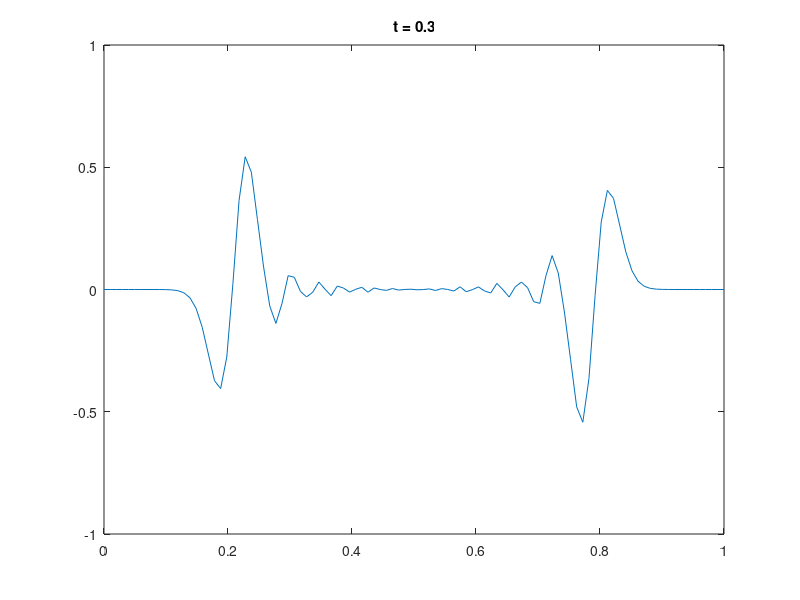

Reproduce this figure in MATLAB.
%% Main parameters
C = 1;
L = 1;
T = .3;

Nx = 101;
nu = .1; % nu = C * tau / h

%% Secondary parameters
x = linspace(0, L, Nx + 1);
h = x(2) - x(1);

tau = nu * h / C;
Nt = ceil(T/tau) + 1;

u_0 = sin(x*2*pi/L);
sub_ind = x >= .45*L & x <= .55*L;
xsub = x(sub_ind);
u_0 = zeros(size(x));
u_0(sub_ind) = sin((xsub-L/2)*20/L*pi);

u_tau = u_0;
% figure(1)
% plot(x, u_0)

%% Transition matrices
U_next = (1+nu^2)*eye(Nx) + ...
    diag(-nu^2/2 * ones(Nx-1, 1), 1) + ...
    diag(-nu^2/2 * ones(Nx-1, 1),-1);
U_now = -2*eye(Nx);

%% Periodic border condition
U_now(1, end) = -nu^2;
U_now(end, 1) = -nu^2;

U_prev = U_next;

%% Integration
U = zeros(Nt, Nx);
U(1, :) = u_0(1 : end-1);
U(2, :) = u_tau(1 : end-1);

for k = 3 : Nt
    U(k, :) = -U_next \ (U_now * U(k - 1, :).' + U_prev * U(k - 2, :).');
end
U = [U, U(:, 1)];

%% Visualisation
figure(3)

for k = [1 : floor(Nt/100) : Nt, Nt]
    plot(x, U(k, :));
    axis([0 L -1 1]);
    title(['t = ', num2str((k-1)*tau)]);
    drawnow;
end
